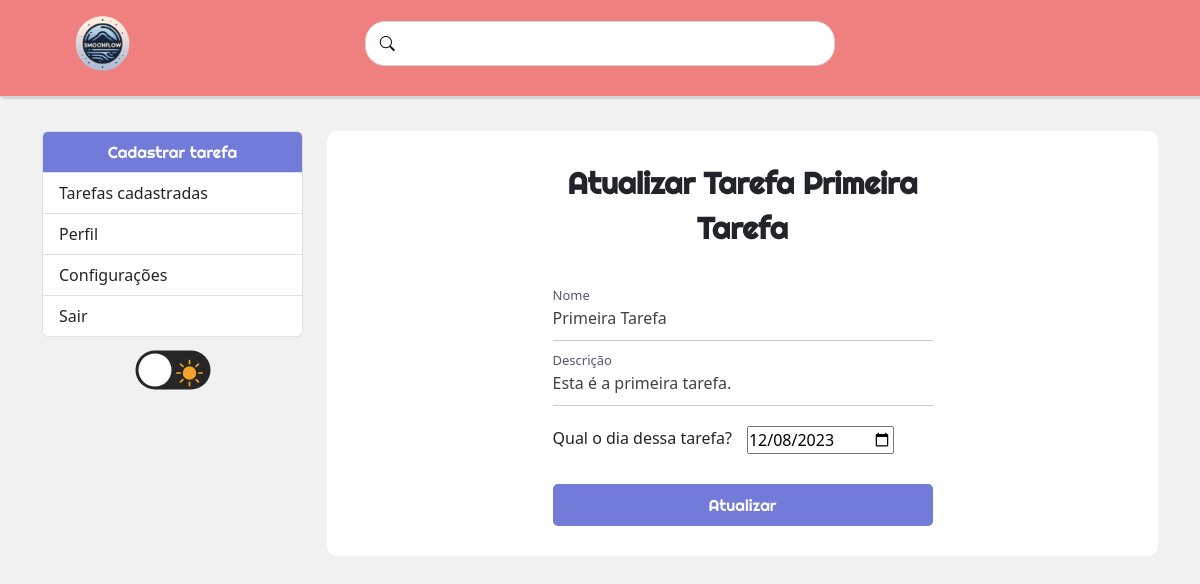
Screenshot of /edit/1 with the database file from the repository.
### tarefas/models.py (models this page shows, shortened)
class Tarefas(models.Model):
    STATUS=(
        ('doing', 'Doing'),
        ('done', 'Done'),
    )
    titulo = models.CharField(max_length=100, null=False, blank=False)
    descricao = models.CharField(max_length=150)
    done = models.CharField(
        max_length=5,
        choices=STATUS,
    )
    criado_em = models.DateField(auto_now_add=True, null=False, blank=False)
    atualizado_em = models.DateTimeField(auto_now=True)
    termino = models.DateField(null=False, blank=False)
    finalizado_em = models.DateField(null=True, blank=True)

### tarefas/views.py (the view)
# urls.py: path('edit/<int:id>', editTarefa, name='editTarefa'),
def editTarefa(request, id):
    tarefa = get_object_or_404(Tarefas, pk=id)
    form = TarefaForm(instance=tarefa)
    if request.method == 'POST':
        form = TarefaForm(request.POST, instance=tarefa)
        if form.is_valid():
            tarefa.save()
            messages.info(request, 'Tarefa editada com sucesso!')
            return redirect('/')
        else:
            return render(request, 'tarefas/editaTarefa.html', {'form': form, 'tarefa': tarefa})
    else:
        return render(request, 'tarefas/editaTarefa.html', {'form': form, 'tarefa': tarefa})

### tarefas/forms.py
class TarefaForm(forms.ModelForm):
    class Meta:
        model = Tarefas
        fields = ['titulo', 'descricao', 'termino']

### tarefas/templates/tarefas/editaTarefa.html (shortened to what this page needs)
{% extends "base.html" %}
{% block content %}
    <div class="col-md-9">
        <div class="container editaTarefa d-flex justify-content-center align-content-center">
            <form class="input-box" name="formulario-atualiza" method="POST">
                <header>Atualizar Tarefa {{ tarefa.titulo }}</header>
                <div class="input-field">
                    <input type="text" class="input" name="{{ form.titulo.name }}" id="{{ form.titulo.id_for_label }}" value="{{ form.titulo.value }}" required autocomplete="off">
                    <label for="{{ form.titulo.id_for_label }}">Nome</label>
                </div>
                <div class="input-field">
                    <input type="text" class="input" name="{{ form.descricao.name }}" id="{{ form.descricao.id_for_label }}" value="{{ form.descricao.value }}" required autocomplete="off">
                    <label for="{{ form.descricao.id_for_label }}">Descrição</label>
                </div>
                <div class="input-field-date">
                    <label for="{{ form.termino.id_for_label}}">Qual o dia dessa tarefa?</label>
                    <input type="date" name="{{ form.termino.name }}" id="{{ form.termino.id_for_label }}" value="{{ form.termino.value|date:'Y-m-d' }}">
                </div>
                <div class="input-field">
                    <input type="submit" class="submit" value="Atualizar">
                </div>
            </form>
        </div>
    </div>
{% endblock %}

### tarefas/static/css/style.css (style rules this page uses)
* { padding: 0; margin: 0; }
.tema-claro { background-color: #f1f1f1; transition: background 0.2s linear; }
.input-box { width: 400px; box-sizing: border-box; }
.input-box header { font-family: 'Righteous', sans-serif; font-weight: 700; text-align: center; margin-bottom: 45px; font-size: 30px; }
.input-field { display: flex; flex-direction: column; position: relative; padding: 0 10px 0 10px; }
.input-field-date { display: flex; flex-direction: row; position: relative; padding: 0 10px 0 10px; margin-bottom: 30px; }
.input { height: 45px; width: 100%; background: transparent; border: none; border-bottom: 1px solid rgba(0, 0, 0,0.2); outline: none; margin-bottom: 20px; color: #40414a; }
.input-field-date label { margin-right: 15px; }
.input-box .input-field label { position: absolute; top: 10px; pointer-events: none; transition: 0.5s; }
.input-box .input:valid ~ label { top: -10px; font-size: 13px; color: #5d5076; }
.submit { border: none; outline: none; height: 42px; background: #727BD7; color: white; border-radius: 5px; transition: 0.4s; font-family: "Righteous", sans-serif; font-weight: 400; transition: 0.1s; }
.editaTarefa { background-color: white; padding: 30px; border-radius: 10px; }

### rows the page displays
Tarefas: titulo "Primeira Tarefa", descricao "Esta é a primeira tarefa.", termino "12/08/2023"
